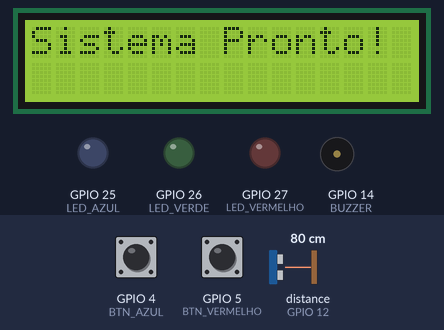
Bench run of a sketch on a simulated ESP32. Parts: 16×2 character LCD, output pins drawn as LEDs (lit = HIGH), buzzer (waves = sounding). Wiring (from diagram.json): ultrasonic range finder: trigger GPIO 13; echo GPIO 12. Inputs (shaded band) come from the test bench; at power-on: distance to the obstacle (sensor on GPIO 12) 80 cm, GPIO 4 (BTN_AZUL) HIGH, GPIO 5 (BTN_VERMELHO) HIGH. The echo pulse lasts 58.3 µs per cm; WiFi joins after 1.5 s; servers stay silent unless stated; no MQTT or app messages arrive unless stated; pins used as bus, display or sensor lines are not drawn; what the sketch prints to the serial monitor is not drawn.

Above: at 2.9 s.
5.3 s: distance to the obstacle (sensor on GPIO 12) set to 2 cm
At 5.9 s:
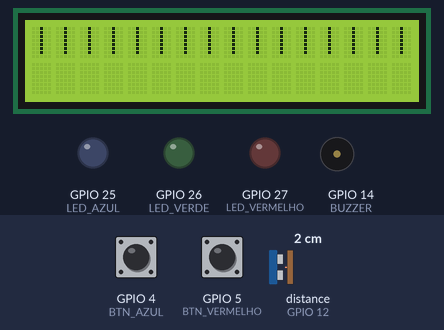
8.3 s: distance to the obstacle (sensor on GPIO 12) set to 9 cm
At 9.3 s:
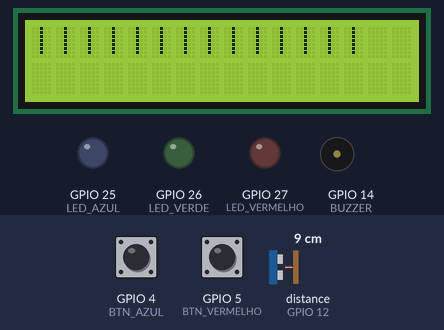
9.9 s: distance to the obstacle (sensor on GPIO 12) set to 4 cm
At 10.5 s:
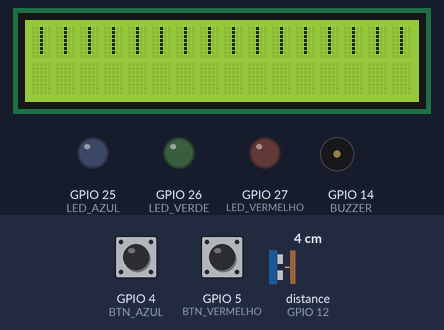
12.9 s: GPIO 4 (BTN_AZUL) pulled LOW for 3.2 s
At 15.54 s:
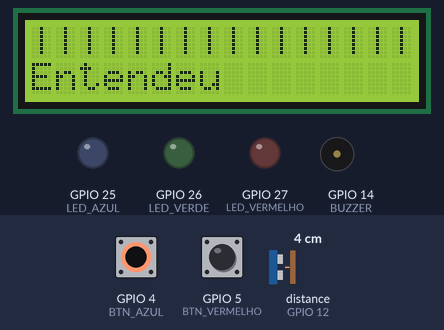
17.6 s: distance to the obstacle (sensor on GPIO 12) set to 18 cm
At 18.3 s:
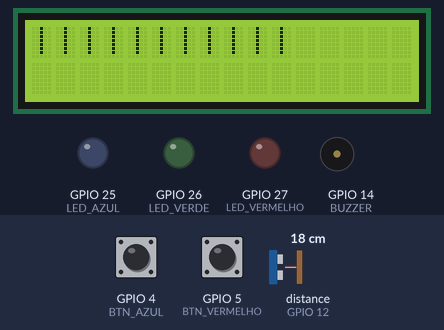
19.2 s: distance to the obstacle (sensor on GPIO 12) set to 35 cm
At 19.8 s:
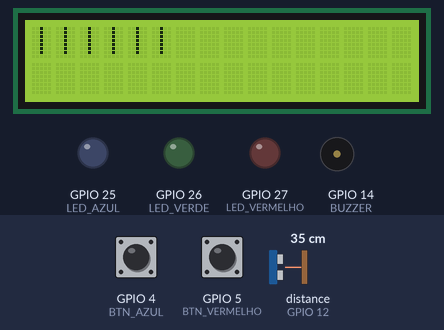
Timing chart, 0 to 21.7 s (numbered marks = the images above; inputs shaded):
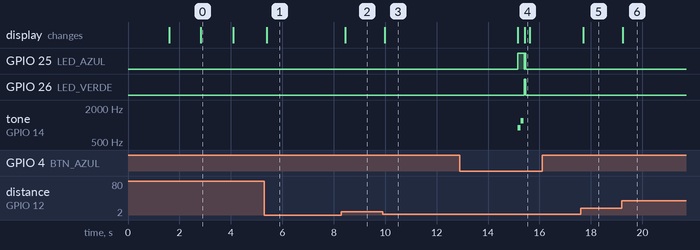

Measured:
- after the input at 5.3 s, the display: changes after 0.09 s (image 1)
- after the input at 8.3 s, the display: changes after 0.15 s (image 2)
- after the input at 9.9 s, the display: changes after 0.09 s (image 3)
- after the input at 12.9 s, GPIO 26 (LED_VERDE): LOW → HIGH after 2.5 s, → LOW 0.07 s later; the display: first differs from a run without the input after 2.5 s (image 4)
- after the input at 17.6 s, the display: changes after 0.11 s (image 5)
- after the input at 19.2 s, the display: changes after 0.05 s (image 6)
- what the display in image 0 shows lasts 1.3 s, from 2.8 s to 4.1 s

The sketch:

sketch.ino
```cpp
// ====== BIBLIOTECAS ======================================
#include <WiFi.h>
#include <PubSubClient.h>
#include <LiquidCrystal_I2C.h>

// ====== WIFI =============================================
const char* ssid = "Wokwi-GUEST";
const char* password = "";

// ====== MQTT / FIWARE ====================================
const char* mqttServer = "20.15.161.64";
int mqttPort = 1883;
const char* mqttTopic = "/TEF/lamp001/attrs";

// ====== LCD ==============================================
LiquidCrystal_I2C lcd(0x27, 16, 2);

// ====== PINOS ============================================
#define TRIG 13
#define ECHO 12
#define BTN_AZUL 4
#define BTN_VERMELHO 5
#define LED_VERDE 26
#define LED_VERMELHO 27
#define LED_AZUL 25
#define BUZZER 14

WiFiClient espClient;
PubSubClient client(espClient);

// ====== VARIÁVEIS ========================================
unsigned long tempoUltimaMissao = 0;
unsigned long intervaloMissao = 15000;  // 15 segundos
bool missaoAtiva = false;

unsigned long ultimoBlink = 0;
bool estadoBlink = false;

unsigned long debounceAzul = 0;
unsigned long debounceVerm = 0;

// ====== FUNÇÕES ==========================================

long medirDistancia() {
  digitalWrite(TRIG, LOW);
  delayMicroseconds(2);
  digitalWrite(TRIG, HIGH);
  delayMicroseconds(10);
  digitalWrite(TRIG, LOW);

  long duracao = pulseIn(ECHO, HIGH);
  long dist = duracao * 0.034 / 2;

  // LOG: distância medida
  Serial.print("[SENSOR] Distancia medida: ");
  Serial.print(dist);
  Serial.println(" cm");

  return dist;
}

void tocarNovaMissao() {
  tone(BUZZER, 900, 120);
  delay(120);
  tone(BUZZER, 1200, 120);
  delay(120);
  noTone(BUZZER);
}

// Animação simples no LCD
void animacaoPensando() {
  static int frame = 0;

  lcd.setCursor(0, 1);
  if (frame == 0) lcd.print("Pensando .     ");
  if (frame == 1) lcd.print("Pensando ..    ");
  if (frame == 2) lcd.print("Pensando ...   ");

  frame = (frame + 1) % 3;
}

// Gráfico de barras baseado na distância
void graficoDistancia(int dist) {
  int barras = map(dist, 0, 50, 16, 0);
  if (barras < 0) barras = 0;
  if (barras > 16) barras = 16;

  lcd.setCursor(0, 0);
  for (int i = 0; i < 16; i++) {
    if (i < barras) lcd.print("|");
    else lcd.print(" ");
  }
}

// ====== WIFI + LCD =============================================
void conectarWiFi() {

  lcd.clear();
  lcd.setCursor(0, 0);
  lcd.print("Conectando...");
  lcd.setCursor(0, 1);
  lcd.print("WiFi...");

  Serial.println("[WIFI] Conectando ao WiFi...");
  WiFi.begin(ssid, password);

  while (WiFi.status() != WL_CONNECTED) {
    delay(300);
    Serial.print(".");
  }

  Serial.println("\n[WIFI] WiFi conectado!");
  Serial.print("[WIFI] IP: ");
  Serial.println(WiFi.localIP());

  lcd.clear();
  lcd.setCursor(0, 0);
  lcd.print("WiFi conectado!");
  delay(1200);
}

// ====== MQTT =============================================
void reconectarMQTT() {
  while (!client.connected()) {
    Serial.println("[MQTT] Tentando conectar ao broker...");
    if (client.connect("ESP32Lamp001")) {
      Serial.println("[MQTT] Conectado com sucesso!");
    } else {
      Serial.print("[MQTT] Falha. rc=");
      Serial.print(client.state());
      Serial.println(" - tentando de novo em 1s");
      delay(1000);
    }
  }
}

// ====== SETUP ============================================
void setup() {
  Serial.begin(115200);
  Serial.println("\n[SETUP] Iniciando sistema...");

  lcd.init();
  lcd.backlight();

  pinMode(TRIG, OUTPUT);
  pinMode(ECHO, INPUT);
  pinMode(BTN_AZUL, INPUT_PULLUP);
  pinMode(BTN_VERMELHO, INPUT_PULLUP);
  pinMode(LED_VERDE, OUTPUT);
  pinMode(LED_VERMELHO, OUTPUT);
  pinMode(LED_AZUL, OUTPUT);
  pinMode(BUZZER, OUTPUT);

  digitalWrite(LED_VERDE, LOW);
  digitalWrite(LED_VERMELHO, LOW);
  digitalWrite(LED_AZUL, LOW);

  conectarWiFi();
  client.setServer(mqttServer, mqttPort);

  lcd.clear();
  lcd.setCursor(0, 0);
  lcd.print("Sistema Pronto!");
  Serial.println("[SETUP] Sistema pronto, aguardando missoes...");
  delay(1200);
}

// ====== LOOP =============================================
void loop() {

  if (!client.connected()) reconectarMQTT();
  client.loop();

  long distancia = medirDistancia();

  lcd.clear();
  graficoDistancia(distancia);

  // ===== NOVA MISSAO =====================================
  if (!missaoAtiva && millis() - tempoUltimaMissao >= intervaloMissao) {

    if (distancia <= 10) {
      missaoAtiva = true;

      lcd.setCursor(0, 1);
      lcd.print("NOVA MISSAO!");

      Serial.println("[MISSAO] Nova missao disparada! (Sergio perto: <= 10cm)");

      digitalWrite(LED_AZUL, HIGH);
      tocarNovaMissao();
    } else {
      // opcional: log pra saber que o tempo passou, mas Sergio tá longe
      Serial.println("[MISSAO] Tempo da missao chegou, mas Sergio esta longe (>10cm)");
      tempoUltimaMissao = millis();  // reinicia o timer mesmo assim ou comente se quiser esperar
    }
  }

  // ===== MISSÃO ATIVA – aguardando resposta do Sérgio =====
  if (missaoAtiva) {

    animacaoPensando();  // animação no LCD

    // Piscar LED azul (IA pensando)
    if (millis() - ultimoBlink > 250) {
      ultimoBlink = millis();
      estadoBlink = !estadoBlink;
      digitalWrite(LED_AZUL, estadoBlink);
    }

    String estado = "OK";

    // Sérgio entendeu (debounce)
    if (digitalRead(BTN_AZUL) == LOW && millis() - debounceAzul > 300) {
      debounceAzul = millis();

      digitalWrite(LED_VERDE, HIGH);
      digitalWrite(LED_VERMELHO, LOW);
      digitalWrite(LED_AZUL, LOW);

      estado = "SK-103";
      missaoAtiva = false;
      tempoUltimaMissao = millis();

      lcd.setCursor(0, 1);
      lcd.print("Entendeu      ");

      Serial.println("[RESPOSTA] Sergio ENTENDEU (botao azul)");
    }

    // Sérgio não entendeu
    if (digitalRead(BTN_VERMELHO) == LOW && millis() - debounceVerm > 300) {
      debounceVerm = millis();

      digitalWrite(LED_VERMELHO, HIGH);
      digitalWrite(LED_VERDE, LOW);
      digitalWrite(LED_AZUL, LOW);

      estado = "SK-NOT-UNDERSTOOD";
      missaoAtiva = false;
      tempoUltimaMissao = millis();

      lcd.setCursor(0, 1);
      lcd.print("Nao entendeu  ");

      Serial.println("[RESPOSTA] Sergio NAO ENTENDEU (botao vermelho)");
    }

    // Se a missão foi respondida (estado mudou)
    if (!missaoAtiva && (estado == "SK-103" || estado == "SK-NOT-UNDERSTOOD")) {
      // LED azul acende durante envio
      digitalWrite(LED_AZUL, HIGH);

      // envia para FIWARE
      String payloadDist = "i|" + String(distancia);
      String payloadState = "s|" + estado;

      Serial.println("[FIWARE] Enviando dados para IoT Agent:");
      Serial.print("         Payload 1 -> ");
      Serial.println(payloadDist);
      Serial.print("         Payload 2 -> ");
      Serial.println(payloadState);

      client.publish(mqttTopic, payloadDist.c_str());
      delay(50);
      client.publish(mqttTopic, payloadState.c_str());

      digitalWrite(LED_AZUL, LOW);
    }
  }

  // ===== SEM MISSÃO ======================================
  if (!missaoAtiva) {
    digitalWrite(LED_VERDE, LOW);
    digitalWrite(LED_VERMELHO, LOW);
    // LED azul só acende quando tem missão ou envio
  }

  delay(120);
}
```
